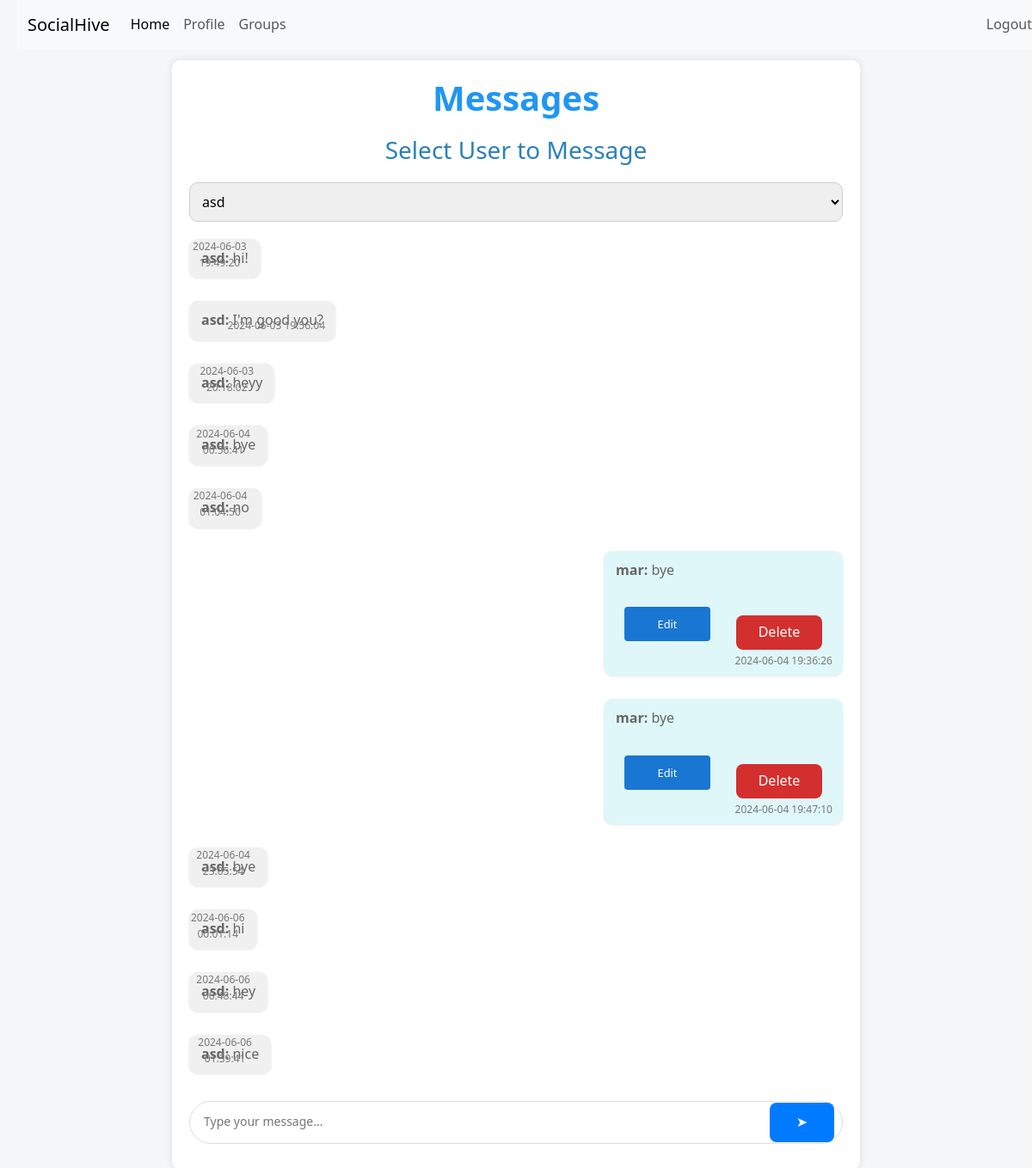
The page /pages/messages.php (signed in) on the database as committed earlier.
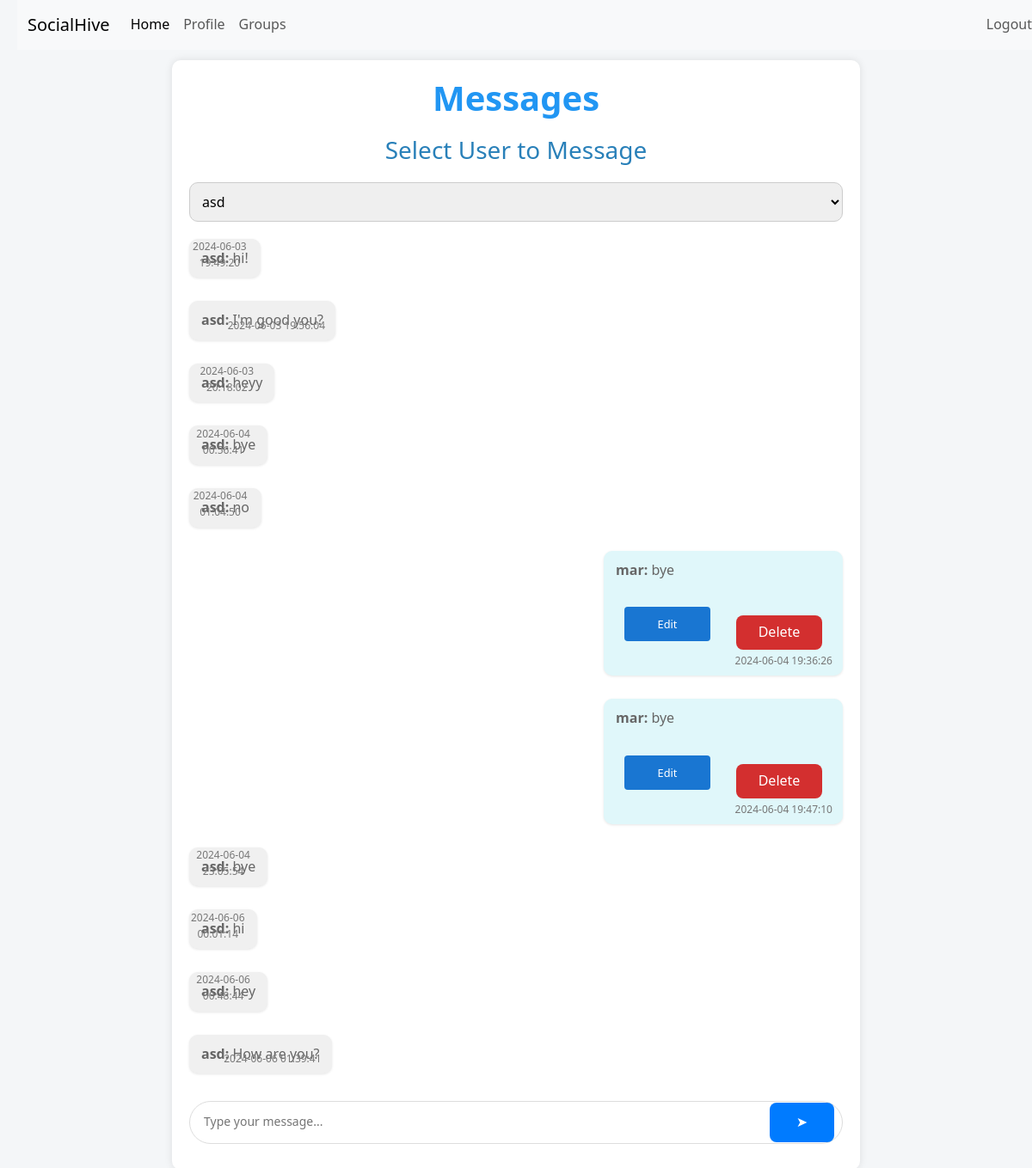
The same page on the database as committed later.
### tables this page shows
CREATE TABLE `messages` (
  `message_id` int(11) NOT NULL,
  `sender_id` int(11) NOT NULL,
  `received_id` int(11) NOT NULL,
  `content` text NOT NULL,
  `created_at` datetime NOT NULL DEFAULT current_timestamp(),
  `updated_at` datetime NOT NULL DEFAULT current_timestamp(),
  `receiver_id` int(11) DEFAULT NULL,
  `is_read` tinyint(1) DEFAULT 0,
  `group_id` int(11) DEFAULT NULL
);

CREATE TABLE `users` (
  `user_id` int(11) NOT NULL,
  `username` varchar(50) NOT NULL,
  `email` varchar(100) NOT NULL,
  `password` varchar(255) NOT NULL,
  `bio` text NOT NULL,
  `created_at` datetime NOT NULL DEFAULT current_timestamp(),
  `updated_at` datetime NOT NULL DEFAULT current_timestamp() ON UPDATE current_timestamp(),
  `receive_notifications` tinyint(1) NOT NULL DEFAULT 0,
  `profile_image_id` int(11) DEFAULT NULL,
  `notifications_count` int(11) NOT NULL DEFAULT 0,
  `profile_image` varchar(255) DEFAULT 'default-profile.png',
  `status` enum('active','blocked') NOT NULL DEFAULT 'active',
  `is_admin` tinyint(1) DEFAULT 0
);

### pages/messages.php (the view, shortened to what this page needs)
<?php
include("../includes/connection.php");
include("../includes/header.php");
$user_id = $_SESSION['user_id'];
$user_query = "SELECT user_id, username FROM users WHERE user_id != ?";
$stmt_users = $conn->prepare($user_query);
$stmt_users->bind_param("i", $user_id);
$stmt_users->execute();
$users_result = $stmt_users->get_result();
$receiver_id = isset($_POST['receiver_id']) ? $_POST['receiver_id'] : ($user_id == 1 ? 2 : 1);
$query = "
    SELECT
        m.*,
        u.username AS sender_username
    FROM Messages AS m
    INNER JOIN users AS u ON m.sender_id = u.user_id
    WHERE (m.sender_id = ? AND m.receiver_id = ?) OR (m.sender_id = ? AND m.receiver_id = ?)
    ORDER BY m.created_at ASC";
$stmt = $conn->prepare($query);
$stmt->bind_param("iiii", $user_id, $receiver_id, $receiver_id, $user_id);
$stmt->execute();
$result = $stmt->get_result();
function getColorModeClass() {
    return $_SESSION['color_mode'] === 'light' ? 'light-mode' : 'dark-mode';
}
?>
<!DOCTYPE html>
<html lang="en">
<head>
    <link rel="stylesheet" href="../assets/style.css">
</head>
<body class="<?php echo getColorModeClass(); ?>">
<div id="box">
    <h1>Messages</h1>
    <h2>Select User to Message</h2>
    <form method="post" action="">
        <select name="receiver_id" onchange="this.form.submit()">
            <?php while ($user_row = $users_result->fetch_assoc()): ?>
                <option value="<?php echo $user_row['user_id']; ?>" <?php echo $receiver_id == $user_row['user_id'] ? 'selected' : ''; ?>>
                    <?php echo htmlspecialchars($user_row['username']); ?>
                </option>
            <?php endwhile; ?>
        </select>
    </form>
    <div class="message-container">
        <?php while ($row = $result->fetch_assoc()): ?>
            <div class="message <?php echo $row['sender_id'] == $user_id ? 'sent' : 'received'; ?>">
                <div class="message-header">
                    <p class="message-content">
                        <strong><?php echo htmlspecialchars($row['sender_username']); ?>:</strong>
                        <?php echo htmlspecialchars($row['content']); ?>
                    </p>
                </div>
                <div class="message-footer">
                    <span class="message-time"><?php echo $row['created_at']; ?></span>
                    <?php if ($row['sender_id'] == $user_id): ?>
                        <div class="message-actions">
                            <button class="action-btn" onclick="showEditForm(<?php echo $row['message_id']; ?>, '<?php echo htmlspecialchars(addslashes($row['content'])); ?>')">Edit</button>
                            <form method="post" action="delete_message.php" style="display: inline;">
                                <button type="submit" class="action-btn">Delete</button>
                            </form>
                        </div>
                    <?php endif; ?>
                </div>
            </div>
        <?php endwhile; ?>
    </div>
    <form method="post" action="send_message.php" class="chat-form">
        <div class="chat-input-wrapper">
            <textarea name="content" class="chat-textarea" placeholder="Type your message..." required></textarea>
            <button type="submit" class="send-btn">➤</button>
        </div>
    </form>
</div>
</body>
</html>

Rows that differ between the two databases and show on the page:
changed messages: content "nice" → "How are you?"
